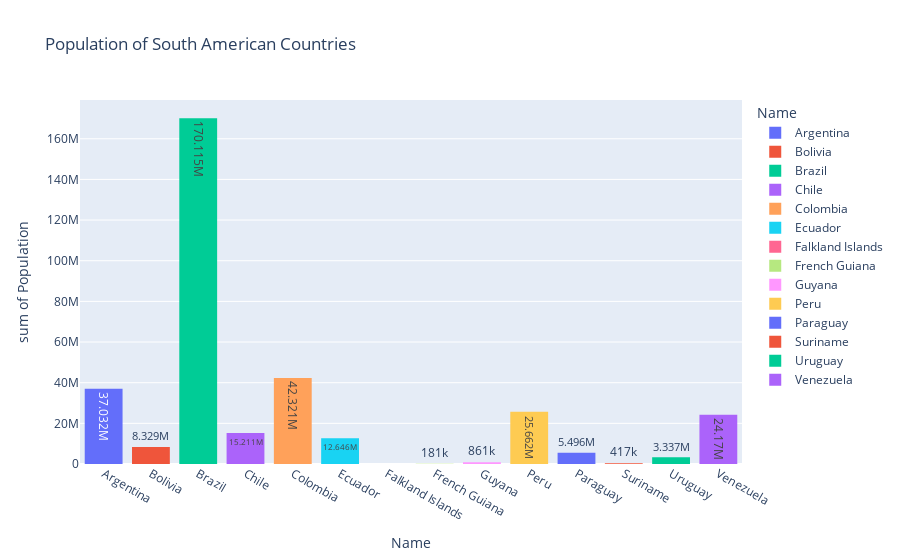

Notebook cell for this chart:
### Code cell
px.histogram(is_south_america,x='Name',y="Population",color="Name", title="Population of South American Countries",text_auto=True)

### Figure 1 — Plotly figure (JSON) as saved in the notebook; plotly's stock layout.template omitted (floating-point values rounded to 4 significant figures)
{"data": [{"alignmentgroup": "True", "bingroup": "x", "histfunc": "sum", "hovertemplate": "Name=%{x}<br>sum of Population=%{y}<extra></extra>", "legendgroup": "Argentina", "marker": {"color": "#636efa", "pattern": {"shape": ""}}, "name": "Argentina", "offsetgroup": "Argentina", "orientation": "v", "showlegend": true, "texttemplate": "%{value}", "type": "histogram", "x": ["Argentina"], "xaxis": "x", "y": [37032000], "yaxis": "y"}, {"alignmentgroup": "True", "bingroup": "x", "histfunc": "sum", "hovertemplate": "Name=%{x}<br>sum of Population=%{y}<extra></extra>", "legendgroup": "Bolivia", "marker": {"color": "#EF553B", "pattern": {"shape": ""}}, "name": "Bolivia", "offsetgroup": "Bolivia", "orientation": "v", "showlegend": true, "texttemplate": "%{value}", "type": "histogram", "x": ["Bolivia"], "xaxis": "x", "y": [8329000], "yaxis": "y"}, {"alignmentgroup": "True", "bingroup": "x", "histfunc": "sum", "hovertemplate": "Name=%{x}<br>sum of Population=%{y}<extra></extra>", "legendgroup": "Brazil", "marker": {"color": "#00cc96", "pattern": {"shape": ""}}, "name": "Brazil", "offsetgroup": "Brazil", "orientation": "v", "showlegend": true, "texttemplate": "%{value}", "type": "histogram", "x": ["Brazil"], "xaxis": "x", "y": [170115000], "yaxis": "y"}, {"alignmentgroup": "True", "bingroup": "x", "histfunc": "sum", "hovertemplate": "Name=%{x}<br>sum of Population=%{y}<extra></extra>", "legendgroup": "Chile", "marker": {"color": "#ab63fa", "pattern": {"shape": ""}}, "name": "Chile", "offsetgroup": "Chile", "orientation": "v", "showlegend": true, "texttemplate": "%{value}", "type": "histogram", "x": ["Chile"], "xaxis": "x", "y": [15211000], "yaxis": "y"}, {"alignmentgroup": "True", "bingroup": "x", "histfunc": "sum", "hovertemplate": "Name=%{x}<br>sum of Population=%{y}<extra></extra>", "legendgroup": "Colombia", "marker": {"color": "#FFA15A", "pattern": {"shape": ""}}, "name": "Colombia", "offsetgroup": "Colombia", "orientation": "v", "showlegend": true, "texttemplate": "%{value}", "type": "histogram", "x": ["Colombia"], "xaxis": "x", "y": [42321000], "yaxis": "y"}, {"alignmentgroup": "True", "bingroup": "x", "histfunc": "sum", "hovertemplate": "Name=%{x}<br>sum of Population=%{y}<extra></extra>", "legendgroup": "Ecuador", "marker": {"color": "#19d3f3", "pattern": {"shape": ""}}, "name": "Ecuador", "offsetgroup": "Ecuador", "orientation": "v", "showlegend": true, "texttemplate": "%{value}", "type": "histogram", "x": ["Ecuador"], "xaxis": "x", "y": [12646000], "yaxis": "y"}, {"alignmentgroup": "True", "bingroup": "x", "histfunc": "sum", "hovertemplate": "Name=%{x}<br>sum of Population=%{y}<extra></extra>", "legendgroup": "Falkland Islands", "marker": {"color": "#FF6692", "pattern": {"shape": ""}}, "name": "Falkland Islands", "offsetgroup": "Falkland Islands", "orientation": "v", "showlegend": true, "texttemplate": "%{value}", "type": "histogram", "x": ["Falkland Islands"], "xaxis": "x", "y": [2000], "yaxis": "y"}, {"alignmentgroup": "True", "bingroup": "x", "histfunc": "sum", "hovertemplate": "Name=%{x}<br>sum of Population=%{y}<extra></extra>", "legendgroup": "French Guiana", "marker": {"color": "#B6E880", "pattern": {"shape": ""}}, "name": "French Guiana", "offsetgroup": "French Guiana", "orientation": "v", "showlegend": true, "texttemplate": "%{value}", "type": "histogram", "x": ["French Guiana"], "xaxis": "x", "y": [181000], "yaxis": "y"}, {"alignmentgroup": "True", "bingroup": "x", "histfunc": "sum", "hovertemplate": "Name=%{x}<br>sum of Population=%{y}<extra></extra>", "legendgroup": "Guyana", "marker": {"color": "#FF97FF", "pattern": {"shape": ""}}, "name": "Guyana", "offsetgroup": "Guyana", "orientation": "v", "showlegend": true, "texttemplate": "%{value}", "type": "histogram", "x": ["Guyana"], "xaxis": "x", "y": [861000], "yaxis": "y"}, {"alignmentgroup": "True", "bingroup": "x", "histfunc": "sum", "hovertemplate": "Name=%{x}<br>sum of Population=%{y}<extra></extra>", "legendgroup": "Peru", "marker": {"color": "#FECB52", "pattern": {"shape": ""}}, "name": "Peru", "offsetgroup": "Peru", "orientation": "v", "showlegend": true, "texttemplate": "%{value}", "type": "histogram", "x": ["Peru"], "xaxis": "x", "y": [25662000], "yaxis": "y"}, {"alignmentgroup": "True", "bingroup": "x", "histfunc": "sum", "hovertemplate": "Name=%{x}<br>sum of Population=%{y}<extra></extra>", "legendgroup": "Paraguay", "marker": {"color": "#636efa", "pattern": {"shape": ""}}, "name": "Paraguay", "offsetgroup": "Paraguay", "orientation": "v", "showlegend": true, "texttemplate": "%{value}", "type": "histogram", "x": ["Paraguay"], "xaxis": "x", "y": [5496000], "yaxis": "y"}, {"alignmentgroup": "True", "bingroup": "x", "histfunc": "sum", "hovertemplate": "Name=%{x}<br>sum of Population=%{y}<extra></extra>", "legendgroup": "Suriname", "marker": {"color": "#EF553B", "pattern": {"shape": ""}}, "name": "Suriname", "offsetgroup": "Suriname", "orientation": "v", "showlegend": true, "texttemplate": "%{value}", "type": "histogram", "x": ["Suriname"], "xaxis": "x", "y": [417000], "yaxis": "y"}, {"alignmentgroup": "True", "bingroup": "x", "histfunc": "sum", "hovertemplate": "Name=%{x}<br>sum of Population=%{y}<extra></extra>", "legendgroup": "Uruguay", "marker": {"color": "#00cc96", "pattern": {"shape": ""}}, "name": "Uruguay", "offsetgroup": "Uruguay", "orientation": "v", "showlegend": true, "texttemplate": "%{value}", "type": "histogram", "x": ["Uruguay"], "xaxis": "x", "y": [3337000], "yaxis": "y"}, {"alignmentgroup": "True", "bingroup": "x", "histfunc": "sum", "hovertemplate": "Name=%{x}<br>sum of Population=%{y}<extra></extra>", "legendgroup": "Venezuela", "marker": {"color": "#ab63fa", "pattern": {"shape": ""}}, "name": "Venezuela", "offsetgroup": "Venezuela", "orientation": "v", "showlegend": true, "texttemplate": "%{value}", "type": "histogram", "x": ["Venezuela"], "xaxis": "x", "y": [24170000], "yaxis": "y"}], "layout": {"barmode": "relative", "legend": {"title": {"text": "Name"}, "tracegroupgap": 0}, "title": {"text": "Population of South American Countries"}, "xaxis": {"anchor": "y", "categoryarray": ["Argentina", "Bolivia", "Brazil", "Chile", "Colombia", "Ecuador", "Falkland Islands", "French Guiana", "Guyana", "Peru", "Paraguay", "Suriname", "Uruguay", "Venezuela"], "categoryorder": "array", "domain": [0, 1], "title": {"text": "Name"}}, "yaxis": {"anchor": "x", "domain": [0, 1], "title": {"text": "sum of Population"}}}}
